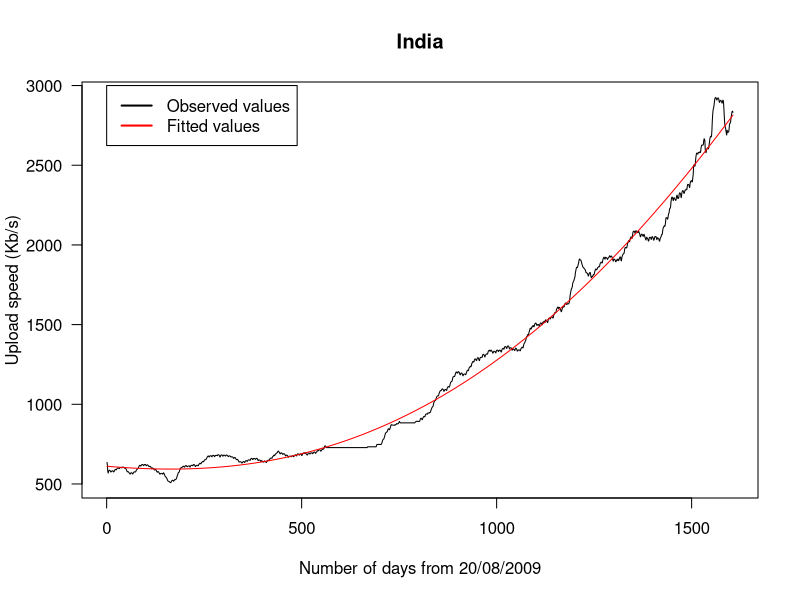

The R script that drew this image: (Note: this script raises an error after producing the figure.)
#upload
rm(list=ls())

data.india=read.csv(file ="IN.csv",header = T)

download.india1=data.india$upload_kbps

t_row=  nrow(data.india)-260

download.india=download.india1[1:t_row]

plot(download.india, type = "l",xlab="Number of days from 20/08/2009",ylab = "Upload speed (Kb/s)",main="India",las=1)
legend(0,3000, lty=c(1,1), c("Observed values","Fitted values"),lwd=c(2,2),col=c("black","red"))
x=seq(from = 1,to = t_row,by = 1)

fit4 <- lm(download.india~poly(x,4,raw=TRUE))

lines(x, predict(fit4, data.frame(x=x)), col="red")

summary(fit4)

fitted_fun <- function(x, m) {
  co <- coef(m)
  r <- co[1] + (co[2] * x) + (co[3] * x^2) + (co[4] * x^3)+ (co[5] * x^4)
  return(r)
}

diff=vector(mode = "numeric",260)

for(i in 1:260){
          diff[i]=abs(download.india1[1606+i]-fitted_fun(1606+i,fit4))
}

mean(diff)

sqrt(var(diff))
diff1=vector(mode = "numeric",260)

for(i in 1:260){
  diff1[i]=third_order(1606+i,fit4)
}

plot(seq(1607,1866,1),download.india1[1607:1866],type = "l",xlab="Number of days from 20/08/2009",ylab = "Upload speed (Kb/s)",main="Observed values VS Calculated values from our model",las=1)
lines(seq(1607,1866,1),diff1,col="red")
legend(1600,3600, lty=c(1,1), c("Observed values","Calculated values"),lwd=c(2 ,2 ),col=c("black","red"))
